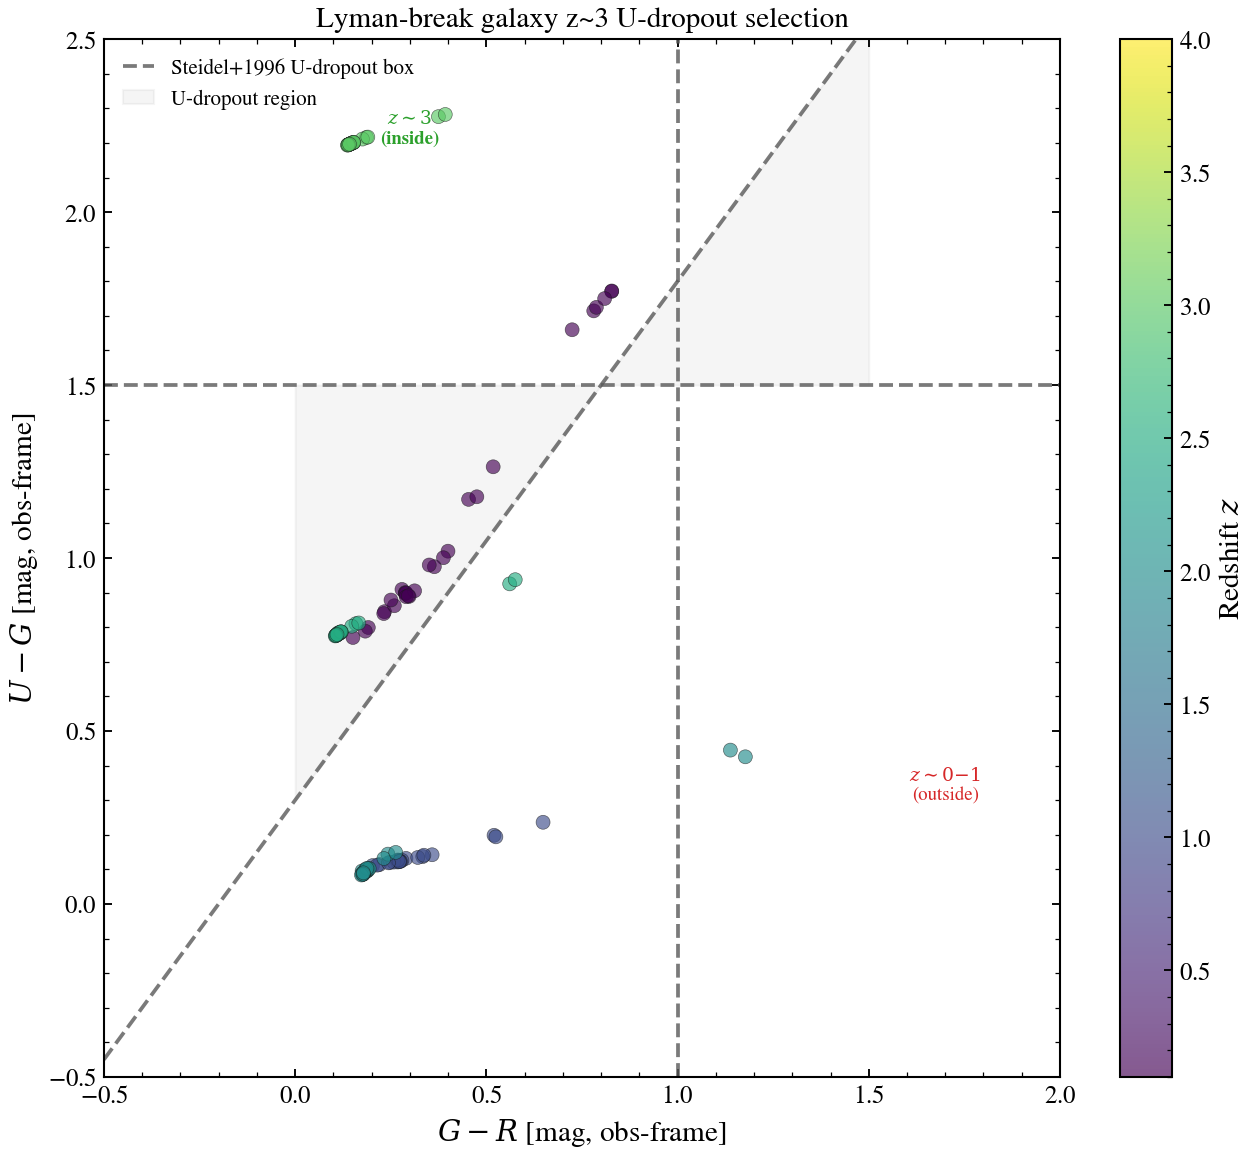

Generate this figure with Python:
"""
z~3 Lyman-break galaxy U-dropout selection: color-color diagnosis
===================================================================

Steidel+1996 U-dropout box is calibrated for a specific filter set and does
not transfer to arbitrary filters: (U − G) > 1.0, (G − R) < 1.5,
(U − G) > 1.5(G − R) + 0.3. True z~3 galaxies cluster inside; lower-redshift
galaxies fall outside.

References
----------

Steidel et al. 1996, ApJL, 462, L17 (Lyman-break selection at z ~ 3).
"""

import os

os.environ["TF_CPP_MIN_LOG_LEVEL"] = "2"  # suppress XLA/PjRt C++ INFO+WARNING logs

import warnings

import jax
import jax.numpy as jnp
import matplotlib.pyplot as plt
import numpy as np

import tengri
from tengri.plot import setup_style
from tengri.units import fnu_to_ab_mag

setup_style()
warnings.filterwarnings("ignore", message=".*BakedInBackend.*")

# ── Load data ──────────────────────────────────────────────────────

ssp = tengri.load_ssp()
bands = ["johnson_u", "sdss_g", "sdss_r"]
obs = tengri.Observation(photometry=tengri.Photometry.from_names(bands))

# ── Build model (fixed SFH and dust, variable redshift) ──────────────


def build_model(z: float) -> tengri.SEDModel:
    """Build a model at a given redshift."""
    # The peak is sampled as a fraction of the age of the universe at z: 0.5-6 Gyr
    # lookback, clipped to the declared fraction range.
    age = float(tengri.cosmology.age_at_z(z))  # Gyr
    return tengri.SEDModel.build(
        ssp,
        observation=obs,
        sfh={
            "type": "tsnorm",
            "log_total_mass": 10.0,
            "peak_lbt_frac": tengri.Uniform(0.5 / age, min(6.0 / age, 0.8704)),
            "width_gyr": tengri.Uniform(0.8, 3.0),
            "skew": tengri.Uniform(-0.5, 1.0),
            "trunc": tengri.Uniform(2.0, 8.0),
            "logzsol": tengri.Fixed(-0.1),
        },
        dust_attenuation={
            "law": "power_law",
            "type": "two_component",
            "all_params": tengri.Fixed(tengri.DEFAULT),
            "tau_bc": 0.3,
            "tau_diff": 0.2,
            "slope": -0.7,
        },
        redshift=tengri.Fixed(z),
    )


def _color(flux: np.ndarray) -> tuple[float, float]:
    """Compute (U-G, G-R) AB magnitude colors from flux tuple (f_u, f_g, f_r)."""
    f_u, f_g, f_r = float(flux[0]), float(flux[1]), float(flux[2])

    # Guard against non-positive fluxes
    if f_u <= 0 or f_g <= 0 or f_r <= 0:
        return np.nan, np.nan

    # Convert flux densities to AB magnitudes
    mag_u = float(fnu_to_ab_mag(jnp.array(f_u)))
    mag_g = float(fnu_to_ab_mag(jnp.array(f_g)))
    mag_r = float(fnu_to_ab_mag(jnp.array(f_r)))

    # Compute colors
    ug = mag_u - mag_g
    gr = mag_g - mag_r

    return ug, gr


def _sample_at_redshift(z: float, n: int, seed: int) -> tuple[np.ndarray, float]:
    """
    Sample galaxies at a single redshift.

    Returns
    -------
    colors : ndarray, shape (n, 2)
        Array of (U-G, G-R) colors
    z_val : float
        The redshift
    """
    model = build_model(z)
    colors = np.full((n, 2), np.nan)

    for i in range(n):
        # Sample parameters from prior
        key = jax.random.fold_in(jax.random.PRNGKey(seed), i)
        params = model.spec.sample(key)

        # Predict observed-frame photometry (f_nu)
        flux = np.asarray(model.predict_photometry(params))

        # Extract colors
        colors[i] = _color(flux)

    return colors, z


# ── Generate mock population ───────────────────────────────────────

# Redshifts to survey
z_vals = np.array([0.1, 1.0, 2.0, 2.5, 3.0, 3.5, 4.0])
n_per_z = 200 // len(z_vals)  # ~29 galaxies per redshift

all_colors = []
all_z = []

for z in z_vals:
    colors, z_ret = _sample_at_redshift(z, n_per_z, seed=42)
    all_colors.append(colors)
    all_z.append(np.full(n_per_z, z_ret))

all_colors = np.vstack(all_colors)
all_z = np.concatenate(all_z)

# Filter out NaN entries
valid = ~np.isnan(all_colors[:, 0]) & ~np.isnan(all_colors[:, 1])
all_colors = all_colors[valid]
all_z = all_z[valid]

# ── Plot ────────────────────────────────────────────────────────────

fig, ax = plt.subplots(figsize=(9, 8))

# Steidel+1996 U-dropout selection box
# Box boundary 1: (U - G) > 1.0 (vertical line)
gr_box = np.linspace(-0.5, 2.0, 100)
ug_box = 1.5 * gr_box + 0.3

# Plot the selection box boundary
ax.plot(
    [1.0, 1.0],
    [-0.5, 2.5],
    color="0.35",
    lw=1.8,
    ls="--",
    label="Steidel+1996 U-dropout box",
    alpha=0.8,
)
ax.plot(gr_box, ug_box, color="0.35", lw=1.8, ls="--", alpha=0.8)
ax.plot([-0.5, 2.0], [1.5, 1.5], color="0.35", lw=1.8, ls="--", alpha=0.8)

# Shade the selection region
gr_fill = np.linspace(0.0, 1.5, 100)
ug_fill = 1.5 * gr_fill + 0.3
ax.fill_between(gr_fill, ug_fill, 1.5, alpha=0.08, color="gray", label="U-dropout region")

# Color by redshift
cmap = plt.cm.viridis
norm = plt.Normalize(vmin=z_vals.min(), vmax=z_vals.max())

scatter = ax.scatter(
    all_colors[:, 1],
    all_colors[:, 0],
    c=all_z,
    cmap=cmap,
    s=45,
    alpha=0.65,
    edgecolor="0.1",
    linewidth=0.3,
    norm=norm,
    rasterized=True,
)

# Colorbar
cbar = plt.colorbar(scatter, ax=ax, label=r"Redshift $z$")

# Axis labels
ax.set_xlim(-0.5, 2.0)
ax.set_ylim(-0.5, 2.5)
ax.set_xlabel(r"$G - R$ [mag, obs-frame]")
ax.set_ylabel(r"$U - G$ [mag, obs-frame]")
ax.legend(frameon=False, loc="upper left", fontsize=10)

# Add region annotations
ax.text(
    0.3, 2.2, r"$z \sim 3$" + "\n(inside)", fontsize=9, ha="center", color="#2ca02c", weight="bold"
)
ax.text(1.7, 0.3, r"$z \sim 0{-}1$" + "\n(outside)", fontsize=9, ha="center", color="#d62728")

fig.tight_layout()
plt.savefig("plot_usecase_dropout_selection_z3.png", dpi=150, bbox_inches="tight")
